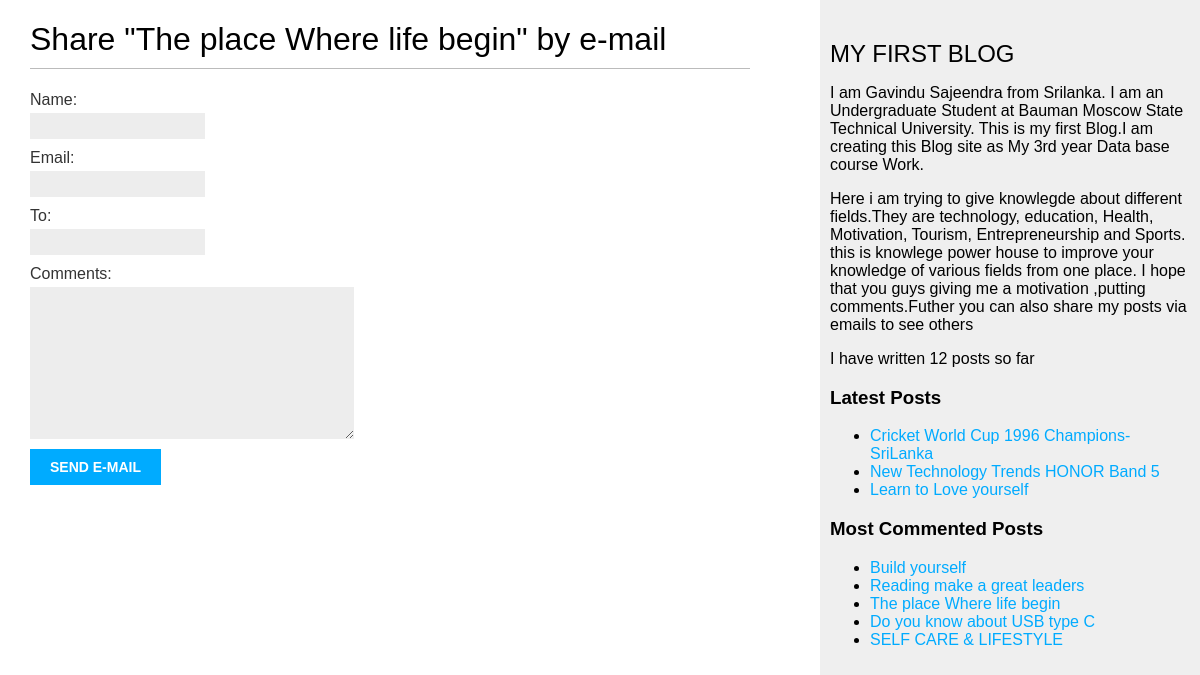
/blog/2/share/, run on the app's committed database.
### gavindublog/blog/models.py (models this page shows, shortened)
class Post(models.Model):
    STATUS_CHOICES = (('daft','Draft'),('published','Published'),
                      )
    title = models.CharField(max_length=250)
    slug = models.SlugField(max_length=250, unique_for_date='publish')
    author = models.ForeignKey(User,on_delete=models.CASCADE,related_name='blog_posts')
    body = models.TextField()
    publish = models.DateTimeField(default=timezone.now)
    created = models.DateTimeField(auto_now_add=True)
    updated = models.DateTimeField(auto_now=True)
    status = models.CharField(max_length=10,choices=STATUS_CHOICES,default='draft')
    objects = models.Manager() #default manager
    published =PublishedManager()#custom manager
    tags = TaggableManager()
    def get_absolute_url(self):
        return reverse('blog:post_detail',
            args= [self.publish.year,
                   self.publish.month,
                   self.publish.day,
                   self.slug])
    class Meta:
        ordering = ('-publish',)

### gavindublog/blog/views.py (the view)
def post_share(request,post_id):
    post = get_object_or_404(Post,id=post_id,status='published')
    sent = False  #to share post
    if request.method == 'POST':
        form = EmailPostForm(request.POST)
        if form.is_valid():
            cd = form.cleaned_data
            post_url = request.build_absolute_uri(post.get_absolute_url()) #to complete url to the post
            subject = f"{cd['name']} recommends you read" f"{post.title}"
            message = f"Read {post.title} at {post_url}\n\n" f"{cd['name']}\'s comments: {cd['comments']}"
            send_mail(subject,message,'gavinduhgs95@gmail.com', [cd['to']])  #receiver
            sent = True
    else:
        form =EmailPostForm()
    return render(request,'blog/post/share.html',{'post':post,
                                                    'form':form,
                                                      'sent':sent})

### gavindublog/blog/forms.py
class EmailPostForm(forms.Form):
    name = forms.CharField(max_length=25)
    email = forms.EmailField()
    to = forms.EmailField()
    comments = forms.CharField(required=False,widget=forms.Textarea)

### gavindublog/blog/models.py (called while the page is built)
    def get_queryset(self):
        return super(PublishedManager,self).get_queryset().filter(status='published')

### gavindublog/blog/templatetags/blog_tags.py (called while the page is built)
@register.simple_tag
def total_posts():
    return Post.published.count()

@register.simple_tag
def get_most_commented_posts(count=5):
    return Post.published.annotate(
        total_comments=Count('comments')
    ).order_by('-total_comments')[:count]

@register.inclusion_tag('blog/post/latest_posts.html')
def show_latest_posts(count=5):
    latest_posts = Post.published.order_by('-publish')[:count]
    return {'latest_posts':latest_posts}

### gavindublog/blog/templates/blog/post/share.html (shortened to what this page needs)
{% extends "blog/base.html" %}
{% block content %}
{% if sent %}
    <h1>E-mail sent successfully </h1>
<p>
    "{{ post.title }}" was successfully sent to {{ form.cleaned_data.to }}
</p>
{% else %}
    <h1>Share "{{ post.title}}" by e-mail</h1>
    <form method="post">
        {{ form.as_p }}
        <input type = "submit" value="Send E-Mail">
    </form>
{% endif %}
{% endblock %}

### gavindublog/blog/templates/blog/base.html (shortened to what this page needs)
{% load blog_tags %}
{% load static %}
<html>
<head>
    <link href="{% static "css/blog.css" %}" rel = "stylesheet">
</head>
<body>
    <div id="content">
        {% block content %}
        {% endblock %}
    </div>
    <div id="sidebar">
        <h2> MY FIRST BLOG </h2>
        <p>
            I am Gavindu Sajeendra from Srilanka.
            I am an Undergraduate Student at Bauman Moscow State Technical University.
            This is my first Blog.I am creating this Blog site as My 3rd year Data base course Work.
        </p>
        <p>
            Here i am trying to give knowlegde about different fields.They are technology, education, Health, Motivation, Tourism, Entrepreneurship and Sports.
            this is knowlege power house to improve your knowledge of various fields from one place. I hope that you guys giving me a motivation ,putting comments.Futher you can also share my posts via emails to see others
        </p>
        <p> I have written {% total_posts %} posts so far  </p>
        <h3> Latest Posts </h3>
        {% show_latest_posts 3  %}
        <h3> Most Commented Posts </h3>
        {% get_most_commented_posts as  most_commented_posts %}
        <ul>
              {% for post in most_commented_posts %}
            <li>
                <a href="{{ post.get_absolute_url }}">{{ post.title }}</a>
            </li>
            {% endfor %}
        </ul>
    </div>
</body>
</html>

### gavindublog/blog/templates/blog/post/latest_posts.html
<ul>
    {% for post in latest_posts %}
    <li>
        <a href = "{{ post.get_absolute_url }}">{{ post.title }}</a>
    </li>
    {% endfor %}
</ul>

### gavindublog/blog/static/css/blog.css (style rules this page uses)
body { margin:0; padding:0; font-family:helvetica, sans-serif; }
a { color:#00abff; text-decoration:none; }
h1 { font-weight:normal; border-bottom:1px solid #bbb; padding:0 0 10px 0; }
h2 { font-weight:normal; margin:30px 0 0; }
#content { float:left; width:60%; padding:0 0 0 30px; }
#sidebar { float:right; width:30%; padding:10px; background:#efefef; height:100%; }
label { float:left; clear:both; color:#333; margin-bottom:4px; }
input, textarea { clear:both; float:left; margin:0 0 10px; background:#ededed; border:0; padding:6px 10px; font-size:12px; }
input[type=submit] { font-weight:bold; background:#00abff; color:#fff; padding:10px 20px; font-size:14px; text-transform:uppercase; }

### data on the page
Post: title "The place Where life begin"
Post: title "Cricket World Cup 1996 Champions-SriLanka"
Post: title "New Technology Trends HONOR Band 5"
Post: title "Learn to Love yourself"
Post: title "Build yourself"
Post: title "Reading make a great leaders"
Post: title "Do you know about USB type C"
Post: title "SELF CARE & LIFESTYLE"
